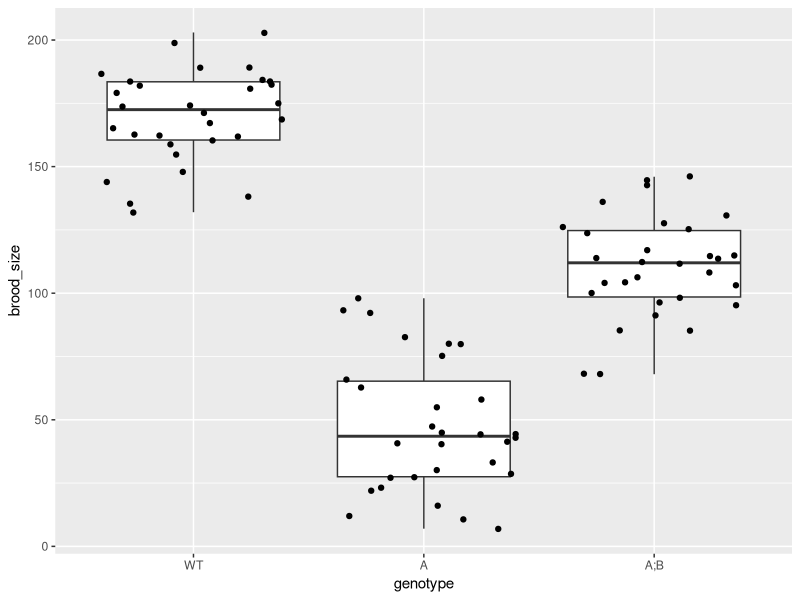
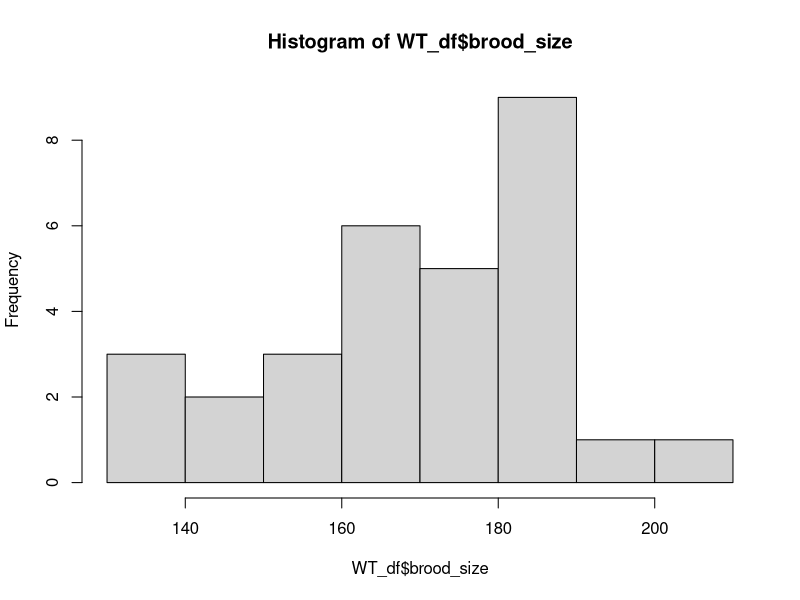
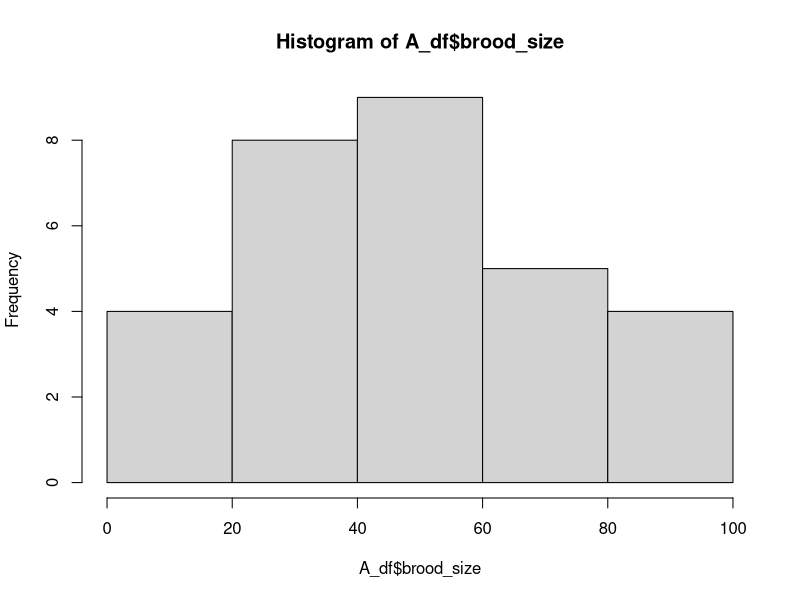
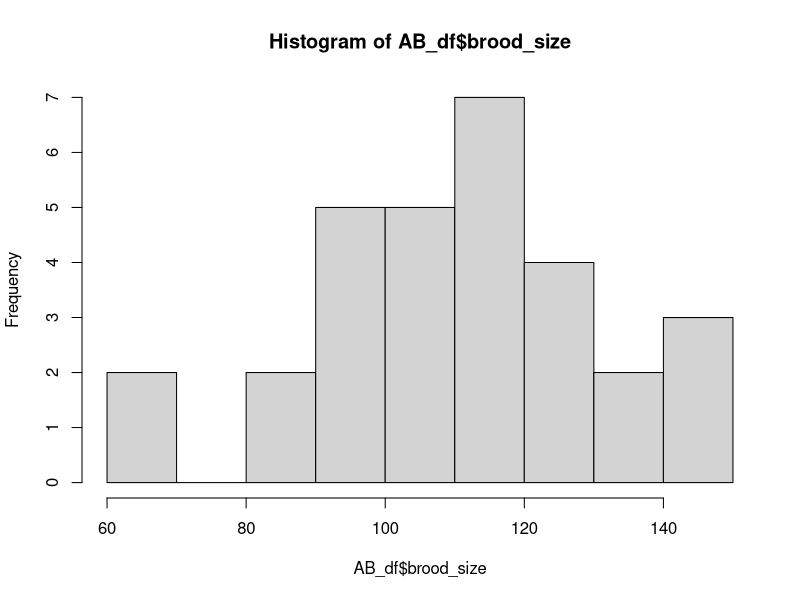
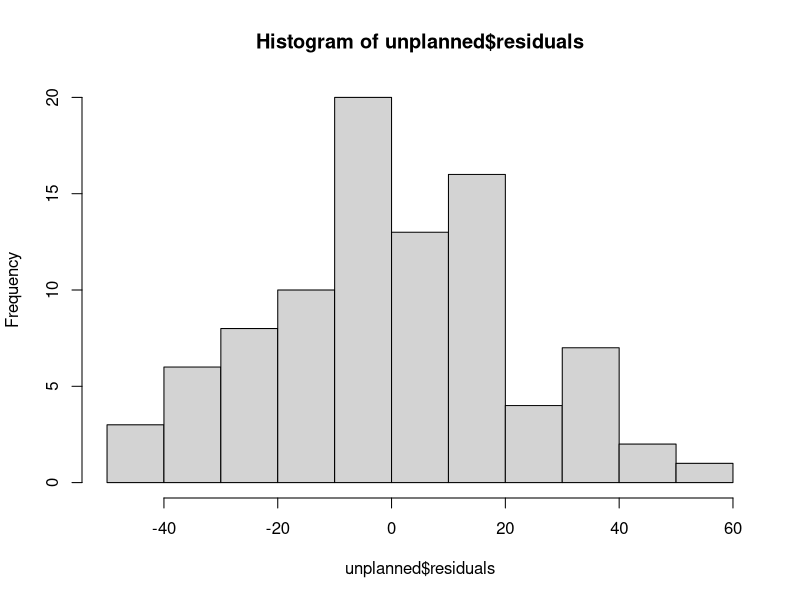
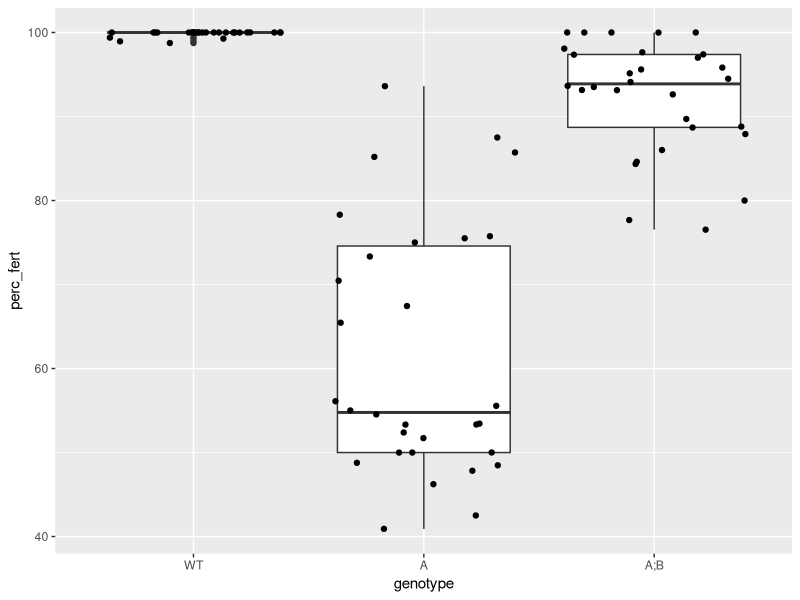
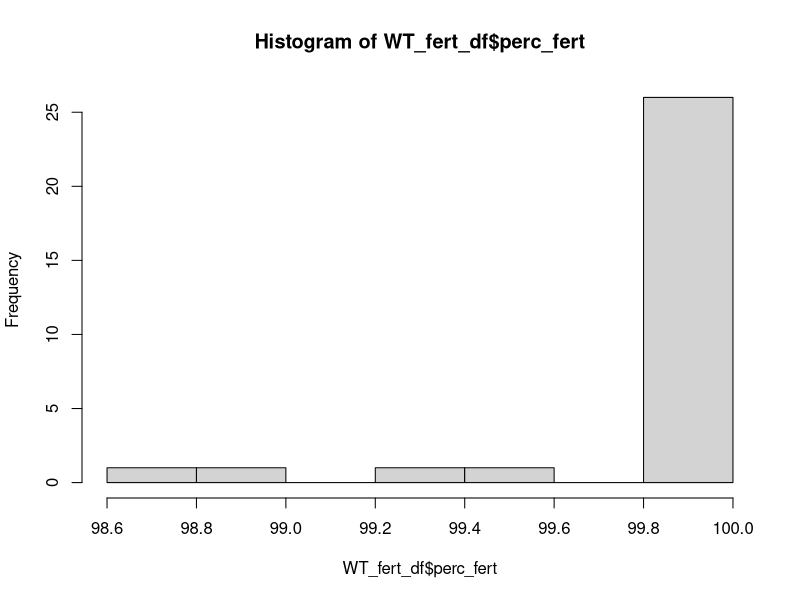
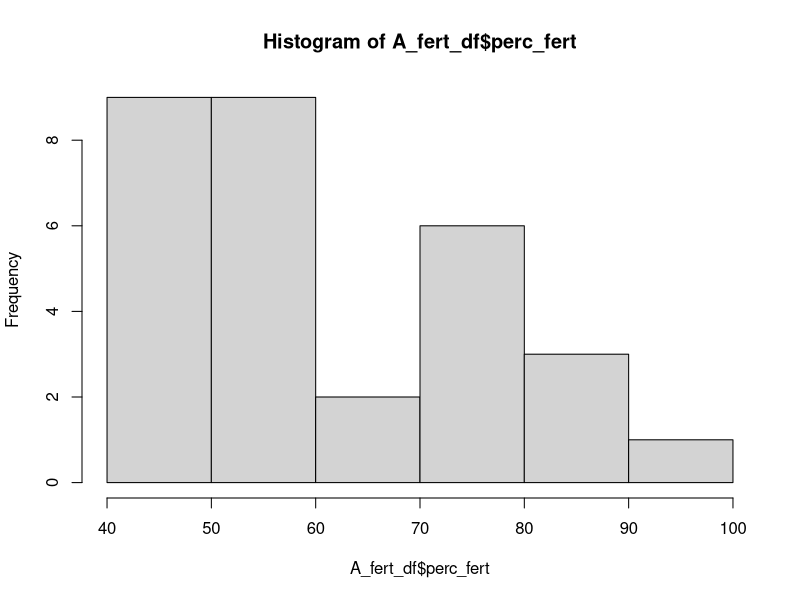

Reproduce these figures in R, in order.
## ---- chunk 1
knitr::opts_chunk$set(echo = TRUE)
library(ggplot2)
library(dplyr)
## ---- chunk 2
# load the data
mel28 <- read.csv("./Ce_mel28_Emb_Ste.csv", stringsAsFactors = TRUE)
mel28_df <- mel28 %>%
  mutate(genotype = factor(genotype, levels = c("WT", "A", "A;B")))

# take a look at it (check / fix factor levels)
str(mel28_df)


## ---- chunk 3
ggplot(data = mel28_df, mapping = aes(x = genotype, y = brood_size)) +
  geom_boxplot() +
  geom_point(position = "jitter") 
  

## ---- chunk 4
# WT data
WT_df <- mel28_df %>%
  filter(genotype == "WT")
hist(WT_df$brood_size)
shapiro.test(WT_df$brood_size)
# seems like data is normal for WT brood size. P-value = 0.4517

# Single mutant data
A_df <- mel28_df %>%
  filter(genotype == "A")
hist(A_df$brood_size)
shapiro.test(A_df$brood_size)
# seems like data is normal for A brood size. P-value = 0.1541

# Double mutant data
AB_df <- mel28_df %>%
  filter(genotype == "A;B")
hist(AB_df$brood_size)
shapiro.test(AB_df$brood_size)
# seems like data is normal for A;B brood size. P-value = 0.6965

## ---- chunk 5
# WT data
shapiro.test(WT_df$brood_size)
# seems like data is normal for WT brood size. P-value = 0.4517

# Single mutant data
shapiro.test(A_df$brood_size)
# seems like data is normal for A brood size. P-value = 0.1541

# Double mutant data
shapiro.test(AB_df$brood_size)
# seems like data is normal for A;B brood size. P-value = 0.6965

## ---- chunk 6
# var.test
# WT vs single mutant variance
var.test(WT_df$brood_size, A_df$brood_size)
# P-value = 0.05467. Almost a significant difference in variance between WT and single mutant brood sizes.

# WT vs double mutant variance
var.test(WT_df$brood_size, AB_df$brood_size)
# P-value = 0.5789

# single mutant vs double mutant variance
var.test(A_df$brood_size, AB_df$brood_size)
# P-value = 0.1679


# bartlett.test
bartlett.test(brood_size ~ genotype, data = mel28_df)
# P-value = 0.1256. As a group, no significant difference in variance.

## ---- chunk 7
# SS_error

# need to make matrix first
wt <- WT_df$brood_size
sing_mut <- A_df$brood_size
doub_mut <- AB_df$brood_size
anova_mat <- cbind(wt, sing_mut, doub_mut)
anova_mat


anova_mat_mean = mean(anova_mat)
anova_mat_col_mean = colMeans(anova_mat)
anova_mat_col_mean

SSE=0
for ( i in 1:nrow(anova_mat)) {
  SSE = SSE + sum((anova_mat[i,]-anova_mat_col_mean)**2)
}
SSE


## SS_group
SSG = 0

for ( i in 1:length(anova_mat_col_mean)) {
 SSG= SSG + (nrow(anova_mat)*(anova_mat_col_mean[i]-anova_mat_mean)^2)
}
SSG


## ---- chunk 8
# degrees of freedom for SS_error
SSE_degrees = ncol(anova_mat)*(nrow(anova_mat)-1)
SSE_degrees


# degrees of freedom for SS_groups
SSG_degrees = ncol(anova_mat)-1
SSG_degrees

# F-statistic
F_stat <-(SSG/SSG_degrees) / (SSE/SSE_degrees)
F_stat

# p-value using CDF for F-statistic
pf(F_stat, SSG_degrees, SSE_degrees, lower.tail = FALSE)

## ---- chunk 9
# anova for lm of brood_size ~ genotype
anova_mel28 <- anova(lm(brood_size ~ genotype, data = mel28_df))
anova_mel28
anova_mel28$"Pr(>F)"

## ---- chunk 10
summary(lm(brood_size ~ genotype, data = mel28_df))
## ---- chunk 11
unplanned <- aov(brood_size ~ genotype, data = mel28_df)
unplanned

## ---- chunk 12
TukeyHSD(unplanned)
## ---- chunk 13
hist(unplanned$residuals)
shapiro.test(unplanned$residuals)

# Yup the ANOVA residuals are normally distributed.

## ---- chunk 14
welch <- oneway.test(brood_size ~ genotype, data = mel28_df, var.equal = FALSE)
welch
welch$p.value
## ---- chunk 15
# add percent fertilization column
fert <- mel28_df %>%
  mutate(perc_fert = fertilized/brood_size*100)


# plot it

ggplot(data = fert, mapping = aes(x = genotype, y = perc_fert)) +
  geom_boxplot() +
  geom_point(position = "jitter") 
  

## ---- chunk 16
# test for assumptions
# WT data
WT_fert_df <- fert %>%
  filter(genotype == "WT")
shapiro.test(WT_fert_df$perc_fert)
# seems like data is not normal for WT brood size. P-value = 8.97e-10

# Single mutant data
A_fert_df <- fert %>%
  filter(genotype == "A")
shapiro.test(A_fert_df$perc_fert)
# seems like data is not normal for A brood size. P-value = 0.0079

# Double mutant data
AB_fert_df <- fert %>%
  filter(genotype == "A;B")
shapiro.test(AB_fert_df$perc_fert)
# seems like data is not normal for A;B brood size. P-value = 0.0078

# WT vs single mutant variance
var.test(WT_fert_df$perc_fert, A_fert_df$perc_fert)
# p-value < 2.2e-16. Significant difference in variance between WT and single mutant percentage fertilized.

# WT vs double mutant variance
var.test(WT_fert_df$perc_fert, AB_fert_df$perc_fert)
# p-value < 2.2e-16. Significant difference in variance between WT and double mutant percentage fertilized.

# single mutant vs double mutant variance
var.test(A_fert_df$perc_fert, AB_fert_df$perc_fert)
# p-value = 4.628e-05. Significant difference in variance between single mutant and double mutant percentage fertilized.


# bartlett.test
bartlett.test(perc_fert ~ genotype, data = fert)
# p-value < 2.2e-16. As a group, significant difference in variance.

# histograms
hist(WT_fert_df$perc_fert)
hist(A_fert_df$perc_fert)
hist(AB_fert_df$perc_fert)

## ---- chunk 17
kruskal.test(perc_fert ~ genotype, data = fert)
## ---- chunk 18
# first, check the documentation
help(power.anova.test)

# compute the power
power.anova.test(groups = 3, 
                 n = 30, 
                 within.var = SSE, 
                 between.var = SSG, 
                 power=NULL,
                 sig.level = 0.05)
## ---- chunk 19
# compute the required sample size
power.anova.test(groups = 3, 
                 n = NULL, 
                 within.var = SSE, 
                 between.var = SSG, 
                 power=0.95,
                 sig.level = 0.05)


# sample size needed = 2.75

## ---- chunk 20
power.anova.test(groups = 3, 
                 n = NULL, 
                 within.var = SSE * 10, 
                 between.var = SSG, 
                 power=0.95,
                 sig.level = 0.05)


# n = 15.23
